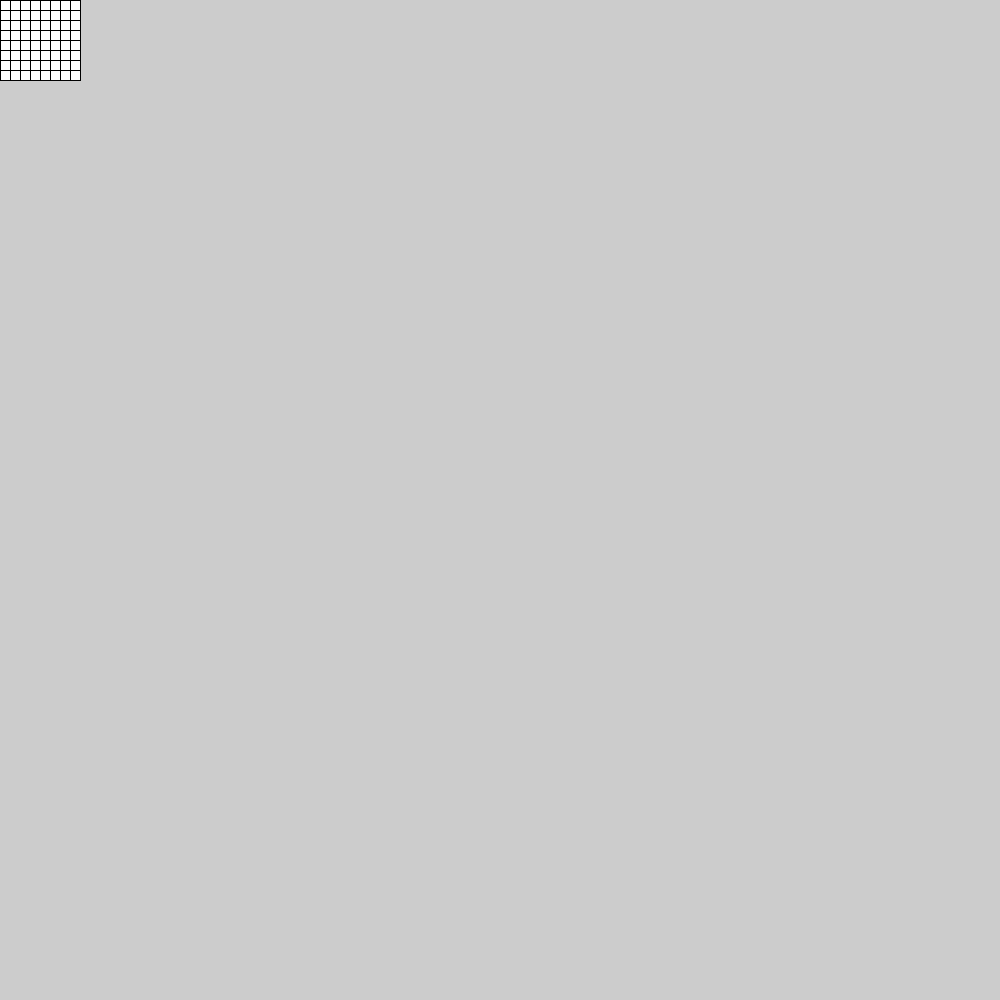
Frame 1 (no input)
Frame 60 (the mouse pressed at the canvas centre just before this capture): identical to frame 1, image omitted
Frame 120 (the mouse held since frame 60 and released just before this capture): identical to frame 1, image omitted

The Processing sketch that drew this single still picture (run headless with seeded random() and noise(); from frame 60 on, the mouse is pressed at the canvas centre):

// Processing sketch: subtly_sweet_oolong
// ── subtly_sweet_oolong.pde
// task 6
int[][] board = new int[8][8];
int sideLength = 10;

void setup(){
  size(1000,1000);
  
  for (int x = 0; x < 8; x++) {   
        for (int y = 0; y < 8 ; y++){
          board[x][y]=(int)random(0,2);
          print(board[x][y] + " ");
        }println();
  } 
}

void draw(){
  for (int x = 0; x < board.length; ++x) {
     for(int y = 0; y < board[x].length; ++y){
        if(board[x][y]==0){
          fill(0);
          } else {
          fill(255);
          } 
      }
  }
  for (int x = 0; x < 8; x++) {   
        for (int y = 0; y < 8 ; y++){
          rect(x * sideLength, y * sideLength, sideLength, sideLength);
        }
  }
}
